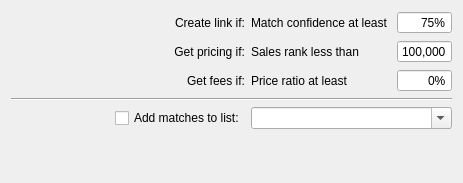
<?xml version="1.0" encoding="UTF-8"?>
<ui version="4.0">
 <class>listMatchingProductsParams</class>
 <widget class="QWidget" name="listMatchingProductsParams">
  <property name="geometry">
   <rect>
    <x>0</x>
    <y>0</y>
    <width>463</width>
    <height>183</height>
   </rect>
  </property>
  <property name="windowTitle">
   <string>Form</string>
  </property>
  <layout class="QVBoxLayout" name="verticalLayout">
   <item>
    <layout class="QGridLayout" name="gridLayout">
     <item row="5" column="1" colspan="2">
      <widget class="QComboBox" name="listNamesBox">
       <property name="editable">
        <bool>true</bool>
       </property>
      </widget>
     </item>
     <item row="4" column="0" colspan="3">
      <widget class="Line" name="line">
       <property name="orientation">
        <enum>Qt::Horizontal</enum>
       </property>
      </widget>
     </item>
     <item row="1" column="1">
      <widget class="QLabel" name="label_4">
       <property name="text">
        <string>Sales rank less than </string>
       </property>
      </widget>
     </item>
     <item row="2" column="0">
      <widget class="QLabel" name="label_5">
       <property name="text">
        <string>Get fees if:</string>
       </property>
       <property name="alignment">
        <set>Qt::AlignRight|Qt::AlignTrailing|Qt::AlignVCenter</set>
       </property>
      </widget>
     </item>
     <item row="1" column="2">
      <widget class="QSpinBox" name="salesRankBox">
       <property name="alignment">
        <set>Qt::AlignRight|Qt::AlignTrailing|Qt::AlignVCenter</set>
       </property>
       <property name="buttonSymbols">
        <enum>QAbstractSpinBox::NoButtons</enum>
       </property>
       <property name="showGroupSeparator" stdset="0">
        <bool>true</bool>
       </property>
       <property name="minimum">
        <number>1</number>
       </property>
       <property name="maximum">
        <number>9999999</number>
       </property>
       <property name="value">
        <number>300000</number>
       </property>
      </widget>
     </item>
     <item row="0" column="0">
      <widget class="QLabel" name="label">
       <property name="text">
        <string>Create link if:</string>
       </property>
       <property name="alignment">
        <set>Qt::AlignRight|Qt::AlignTrailing|Qt::AlignVCenter</set>
       </property>
      </widget>
     </item>
     <item row="1" column="0">
      <widget class="QLabel" name="label_3">
       <property name="text">
        <string>Get pricing if:</string>
       </property>
       <property name="alignment">
        <set>Qt::AlignRight|Qt::AlignTrailing|Qt::AlignVCenter</set>
       </property>
      </widget>
     </item>
     <item row="0" column="1">
      <widget class="QLabel" name="label_2">
       <property name="text">
        <string>Match confidence at least </string>
       </property>
      </widget>
     </item>
     <item row="2" column="2">
      <widget class="QSpinBox" name="differenceBox">
       <property name="alignment">
        <set>Qt::AlignRight|Qt::AlignTrailing|Qt::AlignVCenter</set>
       </property>
       <property name="buttonSymbols">
        <enum>QAbstractSpinBox::NoButtons</enum>
       </property>
       <property name="suffix">
        <string>%</string>
       </property>
       <property name="maximum">
        <number>999</number>
       </property>
      </widget>
     </item>
     <item row="0" column="2">
      <widget class="QSpinBox" name="confidenceBox">
       <property name="alignment">
        <set>Qt::AlignRight|Qt::AlignTrailing|Qt::AlignVCenter</set>
       </property>
       <property name="buttonSymbols">
        <enum>QAbstractSpinBox::NoButtons</enum>
       </property>
       <property name="suffix">
        <string>%</string>
       </property>
       <property name="maximum">
        <number>100</number>
       </property>
       <property name="value">
        <number>75</number>
       </property>
      </widget>
     </item>
     <item row="2" column="1">
      <widget class="QLabel" name="label_6">
       <property name="text">
        <string>Price ratio at least</string>
       </property>
      </widget>
     </item>
     <item row="5" column="0">
      <layout class="QHBoxLayout" name="horizontalLayout">
       <item>
        <spacer name="horizontalSpacer">
         <property name="orientation">
          <enum>Qt::Horizontal</enum>
         </property>
         <property name="sizeHint" stdset="0">
          <size>
           <width>40</width>
           <height>20</height>
          </size>
         </property>
        </spacer>
       </item>
       <item>
        <widget class="QCheckBox" name="addToListCheck">
         <property name="text">
          <string>Add matches to list:</string>
         </property>
        </widget>
       </item>
      </layout>
     </item>
    </layout>
   </item>
   <item>
    <spacer name="verticalSpacer">
     <property name="orientation">
      <enum>Qt::Vertical</enum>
     </property>
     <property name="sizeHint" stdset="0">
      <size>
       <width>20</width>
       <height>35</height>
      </size>
     </property>
    </spacer>
   </item>
  </layout>
 </widget>
 <resources/>
 <connections/>
</ui>
